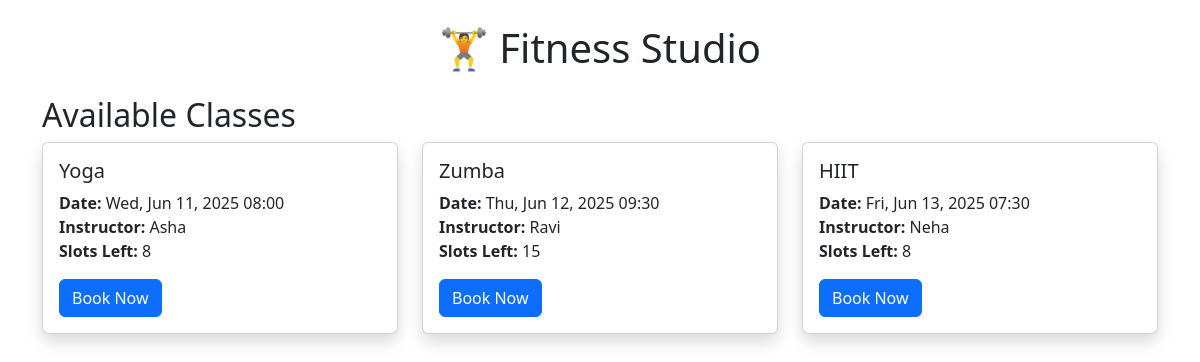
The page / on the database its author committed.
### studio/models.py (models this page shows, shortened)
class FitnessClass(models.Model):
    name = models.CharField(max_length=100)
    datetime = models.DateTimeField()
    instructor = models.CharField(max_length=100)
    available_slots = models.IntegerField()

### studio/views.py (the view)
# urls.py: path('', views.class_list, name='class_list'),
def class_list(request):
    classes = FitnessClass.objects.filter(datetime__gte=now()).order_by('datetime')
    return render(request, 'studio/class_list.html', {'classes': classes})

### studio/templates/studio/class_list.html
{% extends 'studio/base.html' %}
{% block content %}
  <h2>Available Classes</h2>
  <div class="row">
    {% for cls in classes %}
    <div class="col-md-4">
      <div class="card mb-4 shadow">
        <div class="card-body">
          <h5 class="card-title">{{ cls.name }}</h5>
          <p class="card-text">
            <strong>Date:</strong> {{ cls.datetime|date:"D, M d, Y H:i" }}<br>
            <strong>Instructor:</strong> {{ cls.instructor }}<br>
            <strong>Slots Left:</strong> {{ cls.available_slots }}
          </p>
          {% if cls.available_slots > 0 %}
            <a href="{% url 'book_class' %}?class_id={{ cls.id }}" class="btn btn-primary">Book Now</a>
          {% else %}
            <button class="btn btn-secondary" disabled>Full</button>
          {% endif %}
        </div>
      </div>
    </div>
    {% endfor %}
  </div>
{% endblock %}

### studio/templates/studio/base.html (shortened to what this page needs)
<!DOCTYPE html>
<html>
<head>
  <link href="https://cdn.jsdelivr.net/npm/bootstrap@5.3.2/dist/css/bootstrap.min.css" rel="stylesheet">
</head>
<body class="p-4">
  <div class="container">
    <h1 class="text-center mb-4">🏋️ Fitness Studio</h1>
    {% block content %}{% endblock %}
  </div>
</body>
</html>

### rows shown on the page
FitnessClass: name "Yoga", datetime "Wed, Jun 11, 2025 08:00", instructor "Asha", available_slots "8"
FitnessClass: name "Zumba", datetime "Thu, Jun 12, 2025 09:30", instructor "Ravi", available_slots "15"
FitnessClass: name "HIIT", datetime "Fri, Jun 13, 2025 07:30", instructor "Neha", available_slots "8"
